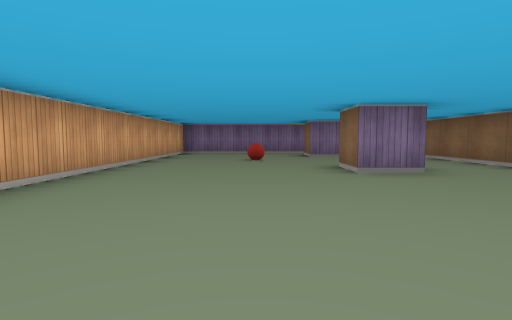
view 1 (above)

16 first-person views from a walk through a cub3D ray-caster map. The camera is about half as high as the walls, tilts 4° down and sees 80° across. The floor is counted in squares. Each view is taken from the middle of a square. On the plan, view 1 faces up. The plan holds only what a view shows up to about 9 squares ahead; the rest is blank. The place goes on beyond the plan.

view 2
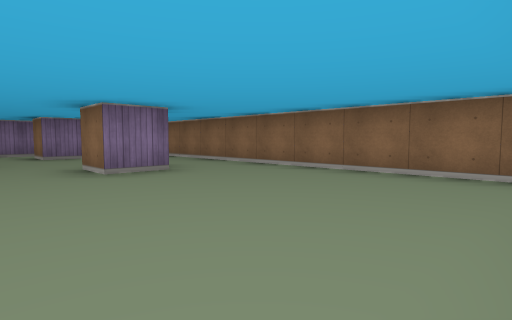

view 3
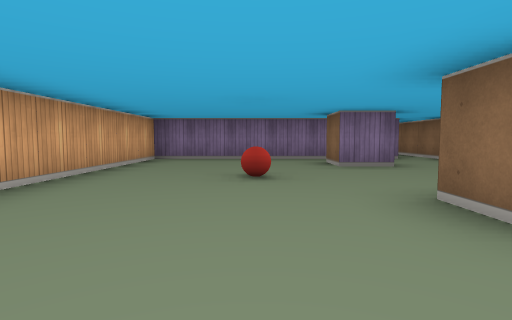

view 4
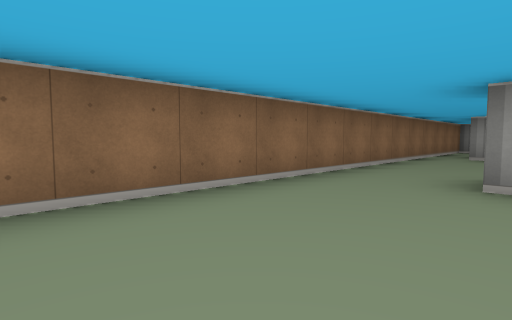

view 5
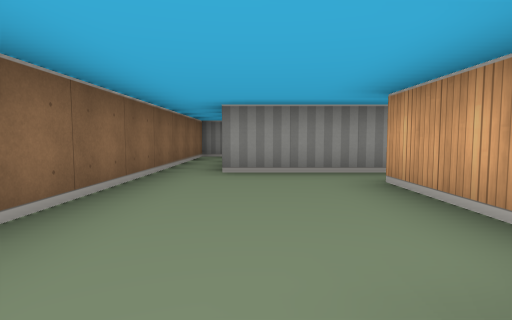

view 6
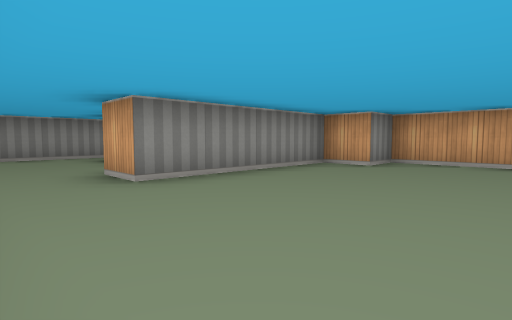

view 7
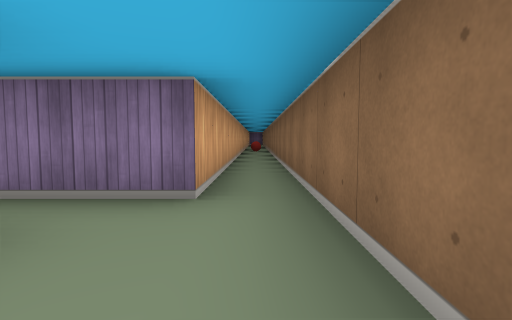

view 8
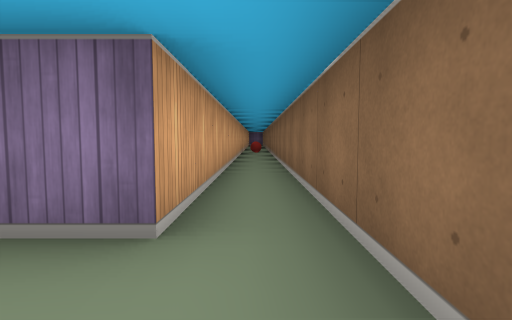

view 9
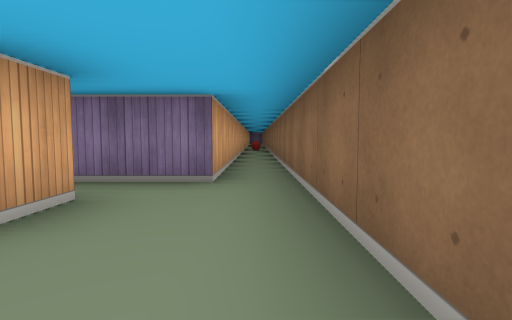

view 10
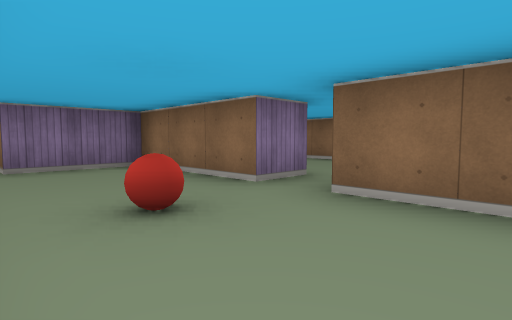

view 11
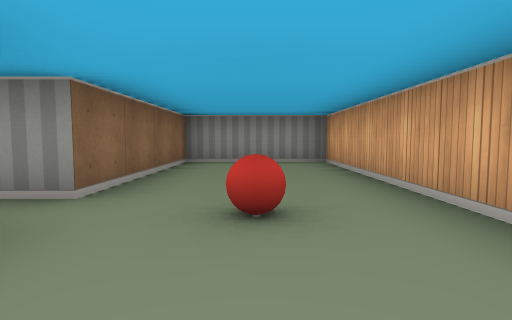

view 12
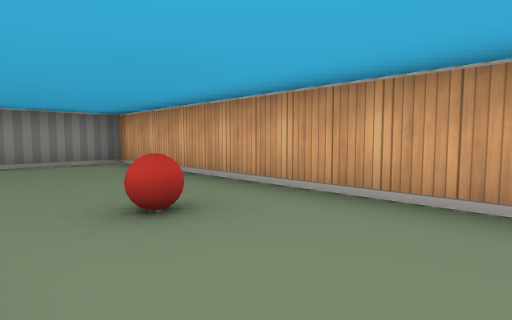

view 13
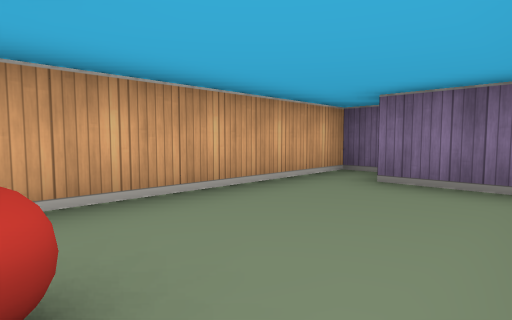

view 14
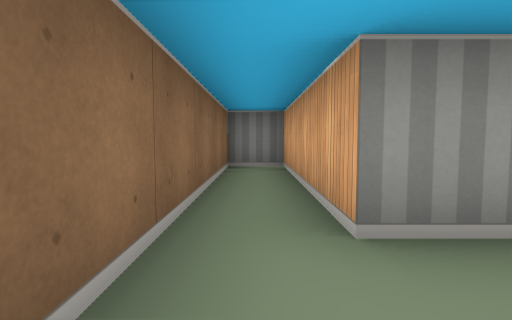

view 15
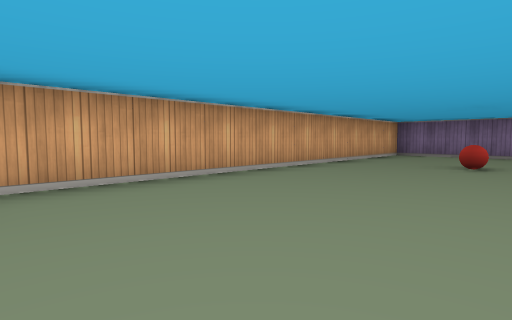

view 16
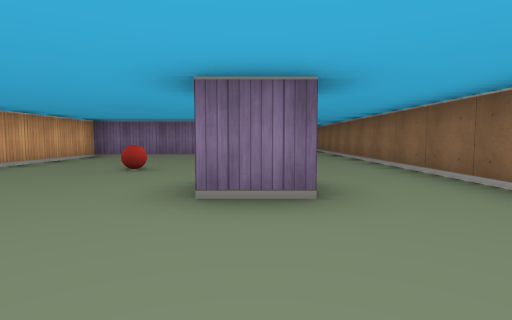

### Floor plan
Points are (right, up) in squares from view 1. A wall is a line through its corners. A room is listed if a view was taken in it or the views show most of it. See-through windows are left out.
Room 1 (views 1, 2, 3, 4, 5, 6, 7, 8, 9, 14, 15, 16)
walls: (2.6, 4.5) (1.5, 4.5) (1.5, 5.5); (2.6, 8.5) (1.5, 8.5) (1.5, 9.5); (2.5, 9.5) (2.5, 8.8); (1.5, -2.8) (1.5, -4.5); (1.5, -5.5) (3.5, -5.5) (3.5, -9.5) (4.5, -9.5) (4.5, 18); (3.5, 17.6) (3.5, 10.5) (-2.5, 10.5) (-2.5, 0.5) (-1.5, 0.5) (-1.5, -0.5) (2.5, -0.5) (2.5, -1.5)
ways out: opening at (1, -5) to room 2
objects: ball (0, 7)
Room 2 (views 10, 11, 12, 13)
walls: (1.5, -4.5) (0.5, -4.5) (0.5, -1.5) (-1.5, -1.5); (-1.9, -0.5) (-2.5, -0.5) (-2.5, -9.5) (0.5, -9.5) (0.5, -5.5) (1.5, -5.5)
ways out: opening at (1, -5) to room 1
objects: ball (-1, -5)

Positions as (right, up) in squares from view 1, and headings:
1: (0, 0), facing up
2: (0, 0), facing up-right
3: (0, 3), facing up
4: (2, 3), facing down-right
5: (3, -1), facing down
6: (4, 3), facing down-left
7: (4, 8), facing up
8: (4, 9), facing up
9: (4, 7), facing up
10: (-2, -7), facing up-right
11: (-1, -3), facing down
12: (0, -3), facing down-left
13: (0, -5), facing up-left
14: (4, -4), facing down
15: (1, 1), facing up-left
16: (2, 2), facing up
